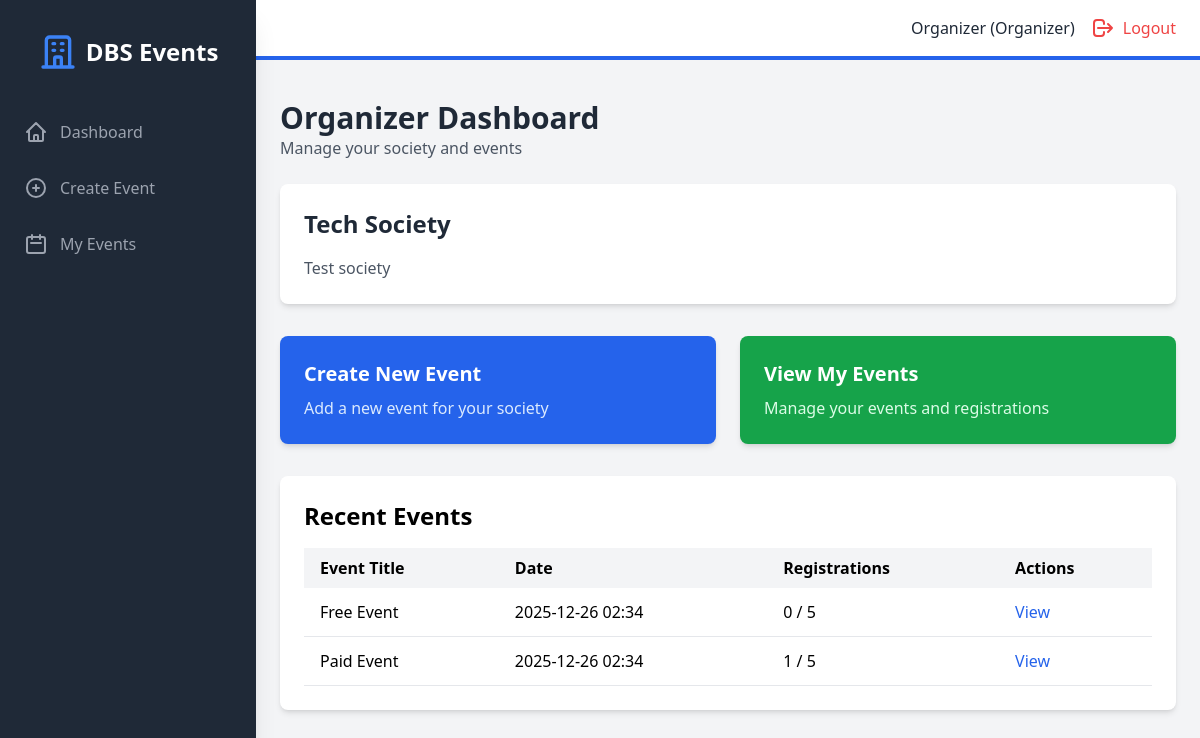
Page /organizer/dashboard (signed in) on the committed database.
### models.py (models this page shows, shortened)
class User(UserMixin, db.Model):
    id = db.Column(db.Integer, primary_key=True)
    student_number = db.Column(db.String(50), unique=True, nullable=True)
    email = db.Column(db.String(120), unique=True, nullable=False)
    password_hash = db.Column(db.String(200), nullable=False)
    name = db.Column(db.String(100), nullable=False)
    role = db.Column(db.String(20), nullable=False)  # superadmin, organizer, student
    created_at = db.Column(db.DateTime, default=datetime.utcnow)
    societies = db.relationship('Society', backref='head', lazy=True)
    events_created = db.relationship('Event', backref='creator', lazy=True)
    registrations = db.relationship('Registration', backref='student', lazy=True)

class Society(db.Model):
    id = db.Column(db.Integer, primary_key=True)
    name = db.Column(db.String(100), nullable=False, unique=True)
    description = db.Column(db.Text, nullable=True)
    society_head_id = db.Column(db.Integer, db.ForeignKey('user.id'), nullable=False)
    created_at = db.Column(db.DateTime, default=datetime.utcnow)
    events = db.relationship('Event', backref='society', lazy=True)

class Event(db.Model):
    id = db.Column(db.Integer, primary_key=True)
    title = db.Column(db.String(200), nullable=False)
    description = db.Column(db.Text, nullable=True)
    event_date = db.Column(db.DateTime, nullable=False)
    location = db.Column(db.String(200), nullable=False)
    capacity = db.Column(db.Integer, nullable=False)
    is_paid = db.Column(db.Boolean, default=False)
    cost = db.Column(db.Float, default=0.0)
    society_id = db.Column(db.Integer, db.ForeignKey('society.id'), nullable=True)
    created_by = db.Column(db.Integer, db.ForeignKey('user.id'), nullable=False)
    created_at = db.Column(db.DateTime, default=datetime.utcnow)
    registrations = db.relationship('Registration', backref='event', lazy=True, cascade='all, delete-orphan')
    def get_registered_count(self):
        return len(self.registrations)

### backend/routes/organizer.py (the view)
@organizer_bp.route("/organizer/dashboard", endpoint="organizer_dashboard")
@organizer_required
def organizer_dashboard():
    society = Society.query.filter_by(society_head_id=current_user.id).first()
    my_events = Event.query.filter_by(created_by=current_user.id).order_by(
        Event.event_date.desc()
    ).all()
    return render_template("organizer/dashboard.html", society=society, my_events=my_events)

### backend/main.py (called while the page is built)
@login_manager.user_loader
def load_user(user_id):
    return User.query.get(int(user_id))

### frontend/templates/organizer/dashboard.html (shortened to what this page needs)
{% extends "base.html" %}
{% block auth_content %}
<div class="mb-6">
    <h1 class="text-3xl font-bold text-gray-800">Organizer Dashboard</h1>
    <p class="text-gray-600">Manage your society and events</p>
</div>
{% if society %}
<div class="bg-white rounded-lg shadow-md p-6 mb-8">
    <h2 class="text-2xl font-bold text-gray-800 mb-4">{{ society.name }}</h2>
    <p class="text-gray-600">{{ society.description }}</p>
</div>
{% endif %}
<div class="grid grid-cols-1 md:grid-cols-2 gap-6 mb-8">
    <a href="{{ url_for('organizer.organizer_add_event') }}" class="bg-blue-600 text-white rounded-lg shadow-md p-6 hover:bg-blue-700 transition">
        <h3 class="text-xl font-bold mb-2">Create New Event</h3>
        <p class="text-blue-100">Add a new event for your society</p>
    </a>
    <a href="{{ url_for('organizer.organizer_events') }}" class="bg-green-600 text-white rounded-lg shadow-md p-6 hover:bg-green-700 transition">
        <h3 class="text-xl font-bold mb-2">View My Events</h3>
        <p class="text-green-100">Manage your events and registrations</p>
    </a>
</div>
<div class="bg-white rounded-lg shadow-md p-6">
    <h2 class="text-2xl font-bold mb-4">Recent Events</h2>
    {% if my_events %}
    <div class="overflow-x-auto">
        <table class="w-full">
            <thead class="bg-gray-100">
                <tr>
                    <th class="px-4 py-2 text-left">Event Title</th>
                    <th class="px-4 py-2 text-left">Date</th>
                    <th class="px-4 py-2 text-left">Registrations</th>
                    <th class="px-4 py-2 text-left">Actions</th>
                </tr>
            </thead>
            <tbody>
                {% for event in my_events %}
                <tr class="border-b hover:bg-gray-50">
                    <td class="px-4 py-3">{{ event.title }}</td>
                    <td class="px-4 py-3">{{ event.event_date.strftime('%Y-%m-%d %H:%M') }}</td>
                    <td class="px-4 py-3">{{ event.get_registered_count() }} / {{ event.capacity }}</td>
                    <td class="px-4 py-3">
                        <a href="{{ url_for('registrations.view_registrations', event_id=event.id) }}" class="text-blue-600 hover:underline">View</a>
                    </td>
                </tr>
                {% endfor %}
            </tbody>
        </table>
    </div>
    {% else %}
    <p class="text-gray-500 text-center py-8">No events created yet</p>
    {% endif %}
</div>
{% endblock %}

### frontend/templates/base.html (shortened to what this page needs)
<!DOCTYPE html>
<html lang="en">
<head>
    <script src="https://cdn.tailwindcss.com"></script>
    <link rel="stylesheet" href="{{ url_for('static', filename='css/style.css') }}">
</head>
<body class="bg-gray-100">
    {% if current_user.is_authenticated %}
    <div class="flex h-screen bg-gray-100">
        <div id="sidebar" class="sidebar fixed inset-y-0 left-0 z-30 w-64 bg-gray-800 overflow-y-auto transition duration-300 ease-out md:translate-x-0 md:static md:shadow-xl sidebar-closed">
            <div class="flex items-center justify-center mt-8">
                <div class="flex items-center">
                    <svg class="h-10 w-10 text-blue-500" fill="none" stroke="currentColor" viewBox="0 0 24 24">
                        <path stroke-linecap="round" stroke-linejoin="round" stroke-width="2" d="M19 21V5a2 2 0 00-2-2H7a2 2 0 00-2 2v16m14 0h2m-2 0h-5m-9 0H3m2 0h5M9 7h1m-1 4h1m4-4h1m-1 4h1m-5 10v-5a1 1 0 011-1h2a1 1 0 011 1v5m-4 0h4"></path>
                    </svg>
                    <span class="text-white text-2xl font-semibold ml-2">DBS Events</span>
                </div>
            </div>
            <nav class="mt-10">
                {% if current_user.role == 'superadmin' %}
                    <a class="flex items-center mt-4 py-2 px-6 text-gray-400 hover:bg-gray-700 hover:text-white" href="{{ url_for('admin.admin_dashboard') }}">
                        <svg class="h-6 w-6" fill="none" stroke="currentColor" viewBox="0 0 24 24"><path stroke-linecap="round" stroke-linejoin="round" stroke-width="2" d="M3 12l2-2m0 0l7-7 7 7M5 10v10a1 1 0 001 1h3m10-11l2 2m-2-2v10a1 1 0 01-1 1h-3m-6 0a1 1 0 001-1v-4a1 1 0 011-1h2a1 1 0 011 1v4a1 1 0 001 1m-6 0h6"></path></svg>
                        <span class="mx-3">Dashboard</span>
                    </a>
                    <a class="flex items-center mt-4 py-2 px-6 text-gray-400 hover:bg-gray-700 hover:text-white" href="{{ url_for('admin.admin_organizers') }}">
                        <svg class="h-6 w-6" fill="none" stroke="currentColor" viewBox="0 0 24 24"><path stroke-linecap="round" stroke-linejoin="round" stroke-width="2" d="M17 20h5v-2a3 3 0 00-5.356-1.857M17 20H7m10 0v-2c0-.656-.126-1.283-.356-1.857m0 0a5.002 5.002 0 019.288 0M15 7a3 3 0 11-6 0 3 3 0 016 0zm6 3a2 2 0 11-4 0 2 2 0 014 0zM7 10a2 2 0 11-4 0 2 2 0 014 0z"></path></svg>
                        <span class="mx-3">Organizers</span>
                    </a>
                    <a class="flex items-center mt-4 py-2 px-6 text-gray-400 hover:bg-gray-700 hover:text-white" href="{{ url_for('admin.admin_students') }}">
                        <svg class="h-6 w-6" fill="none" stroke="currentColor" viewBox="0 0 24 24"><path stroke-linecap="round" stroke-linejoin="round" stroke-width="2" d="M12 4.354a4 4 0 110 5.292M15 21H3v-1a6 6 0 0112 0v1zm0 0h6v-1a6 6 0 00-9-5.197M13 7a4 4 0 11-8 0 4 4 0 018 0z"></path></svg>
                        <span class="mx-3">Students</span>
                    </a>
                    <a class="flex items-center mt-4 py-2 px-6 text-gray-400 hover:bg-gray-700 hover:text-white" href="{{ url_for('admin.admin_societies') }}">
                        <svg class="h-6 w-6" fill="none" stroke="currentColor" viewBox="0 0 24 24"><path stroke-linecap="round" stroke-linejoin="round" stroke-width="2" d="M19 21V5a2 2 0 00-2-2H7a2 2 0 00-2 2v16m14 0h2m-2 0h-5m-9 0H3m2 0h5M9 7h1m-1 4h1m4-4h1m-1 4h1m-5 10v-5a1 1 0 011-1h2a1 1 0 011 1v5m-4 0h4"></path></svg>
                        <span class="mx-3">Societies</span>
                    </a>
                    <a class="flex items-center mt-4 py-2 px-6 text-gray-400 hover:bg-gray-700 hover:text-white" href="{{ url_for('admin.admin_events') }}">
                        <svg class="h-6 w-6" fill="none" stroke="currentColor" viewBox="0 0 24 24"><path stroke-linecap="round" stroke-linejoin="round" stroke-width="2" d="M8 7V3m8 4V3m-9 8h10M5 21h14a2 2 0 002-2V7a2 2 0 00-2-2H5a2 2 0 00-2 2v12a2 2 0 002 2z"></path></svg>
                        <span class="mx-3">All Events</span>
                    </a>
                {% elif current_user.role == 'organizer' %}
                    <a class="flex items-center mt-4 py-2 px-6 text-gray-400 hover:bg-gray-700 hover:text-white" href="{{ url_for('organizer.organizer_dashboard') }}">
                        <svg class="h-6 w-6" fill="none" stroke="currentColor" viewBox="0 0 24 24"><path stroke-linecap="round" stroke-linejoin="round" stroke-width="2" d="M3 12l2-2m0 0l7-7 7 7M5 10v10a1 1 0 001 1h3m10-11l2 2m-2-2v10a1 1 0 01-1 1h-3m-6 0a1 1 0 001-1v-4a1 1 0 011-1h2a1 1 0 011 1v4a1 1 0 001 1m-6 0h6"></path></svg>
                        <span class="mx-3">Dashboard</span>
                    </a>
                    <a class="flex items-center mt-4 py-2 px-6 text-gray-400 hover:bg-gray-700 hover:text-white" href="{{ url_for('organizer.organizer_add_event') }}">
                        <svg class="h-6 w-6" fill="none" stroke="currentColor" viewBox="0 0 24 24"><path stroke-linecap="round" stroke-linejoin="round" stroke-width="2" d="M12 9v3m0 0v3m0-3h3m-3 0H9m12 0a9 9 0 11-18 0 9 9 0 0118 0z"></path></svg>
                        <span class="mx-3">Create Event</span>
                    </a>
                    <a class="flex items-center mt-4 py-2 px-6 text-gray-400 hover:bg-gray-700 hover:text-white" href="{{ url_for('organizer.organizer_dashboard') }}">
                        <svg class="h-6 w-6" fill="none" stroke="currentColor" viewBox="0 0 24 24"><path stroke-linecap="round" stroke-linejoin="round" stroke-width="2" d="M8 7V3m8 4V3m-9 8h10M5 21h14a2 2 0 002-2V7a2 2 0 00-2-2H5a2 2 0 00-2 2v12a2 2 0 002 2z"></path></svg>
                        <span class="mx-3">My Events</span>
                    </a>
                {% endif %}
            </nav>
        </div>
        <div class="flex-1 flex flex-col overflow-hidden">
            <header class="flex justify-between items-center py-4 px-6 bg-white border-b-4 border-blue-600">
                <div class="flex items-center">
                    <span class="text-gray-800 mr-4">{{ current_user.name }} ({{ current_user.role | capitalize }})</span>
                    <a href="{{ url_for('public.logout') }}" class="flex items-center text-red-500 hover:text-red-700">
                        <svg class="h-6 w-6" fill="none" stroke="currentColor" viewBox="0 0 24 24"><path stroke-linecap="round" stroke-linejoin="round" stroke-width="2" d="M17 16l4-4m0 0l-4-4m4 4H7m6 4v1a3 3 0 01-3 3H6a3 3 0 01-3-3v-10a3 3 0 013-3h4a3 3 0 013 3v1"></path></svg>
                        <span class="ml-2 hidden sm:inline">Logout</span>
                    </a>
                </div>
            </header>
            <div class="px-6 pt-4">
            </div>
            <main class="flex-1 overflow-x-hidden overflow-y-auto bg-gray-100 p-6">
                {% block auth_content %}{% endblock %}
            </main>
        </div>
    </div>
    {% endif %}
</body>
</html>

### frontend/static/css/style.css (style rules this page uses)
body { font-family: 'Segoe UI', Tahoma, Geneva, Verdana, sans-serif; }
a, button { transition: all 0.3s ease; }

### frontend/templates/base.html (style rules this page uses)
.sidebar { transition: transform 0.3s ease-in-out; }
.sidebar-closed { transform: translateX(-100%); }
@media (min-width: 768px) { .sidebar-closed { transform: translateX(0); } }

### rows in the picture
User: name "Organizer", role "Organizer"
Society: name "Tech Society", description "Test society"
Event: title "Free Event", event_date "2025-12-26 02:34", get_registered_count "0", capacity "5"
Event: title "Paid Event", event_date "2025-12-26 02:34", get_registered_count "1", capacity "5"
